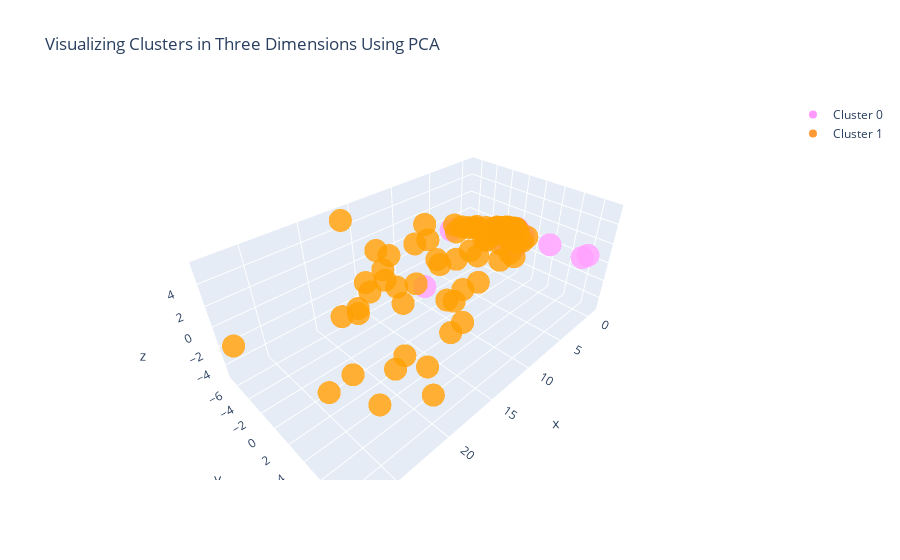

The notebook cell saved with this chart:
### Code cell
# trace1 is for 'Cluster 0'
trace1 = go.Scatter3d(
                    x = cluster0["PC1_3d"],
                    y = cluster0["PC2_3d"],
                    z = cluster0["PC3_3d"],
                    mode = "markers",
                    name = "Cluster 0",
                    marker = dict(color = 'rgba(255, 128, 255, 0.8)'),
                    text = None)

#trace2 is for 'Cluster 1'
trace2 = go.Scatter3d(
                    x = cluster1["PC1_3d"],
                    y = cluster1["PC2_3d"],
                    z = cluster1["PC3_3d"],
                    mode = "markers",
                    name = "Cluster 1",
                    marker = dict(color = 'rgba(255, 128, 2, 0.8)'),
                    text = None)

# #trace3 is for 'Cluster 2'
# trace3 = go.Scatter3d(
#                     x = cluster2["PC1_3d"],
#                     y = cluster2["PC2_3d"],
#                     z = cluster2["PC3_3d"],
#                     mode = "markers",
#                     name = "Cluster 2",
#                     marker = dict(color = 'rgba(0, 255, 200, 0.8)'),
#                     text = None)

data = [trace1, trace2] #, trace3]

title = "Visualizing Clusters in Three Dimensions Using PCA"

layout = dict(title = title,
              xaxis= dict(title= 'PC1',ticklen= 5,zeroline= False),
              yaxis= dict(title= 'PC2',ticklen= 5,zeroline= False)
             )

fig = dict(data = data, layout = layout)

iplot(fig)
